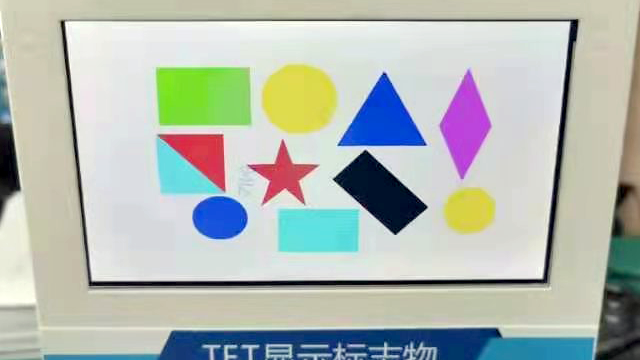
#> input picture 02-配套案例/03-机器视觉基础应用实训案例/20-图像形状识别项目实训/Shape.png, 640 x 360 px
$ python 01-imageCut.py
#> lines starting #> are read from the running program, lines starting #| are printed output that depends on the picture; after the words box and inside, x2 and y2 are one past the last pixel; in counts of white or black regions, pixels touching at a corner belong together
#> further down, input is the input picture: shape (360, 640, 3); mean B, G, R 179.6, 186.4, 178.9
import cv2 as cv
import numpy as np

def imgHandle(img):
        # 将原图像灰度化
        gray = cv.cvtColor(img, cv.COLOR_BGR2GRAY)
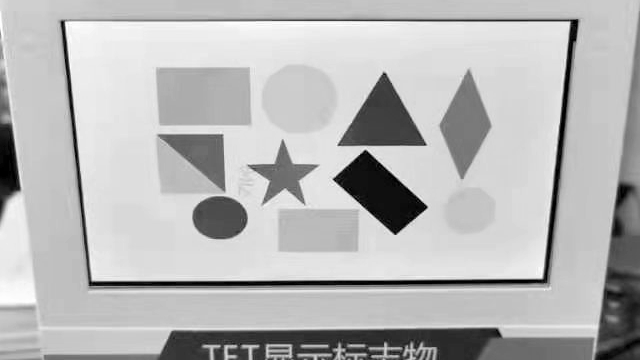
#> gray: shape (360, 640); min 0, max 255, mean 183.4
        # 平均滤波
        blur = cv.blur(gray, (5, 5))
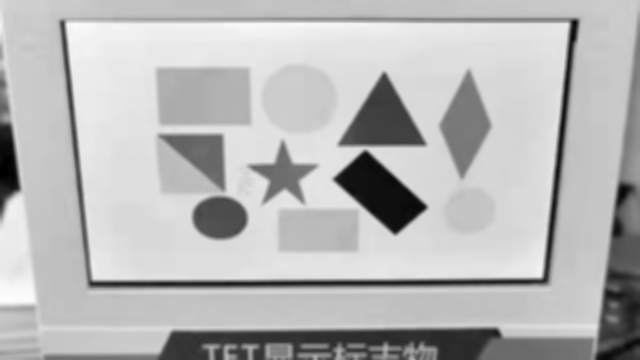
#> blur: shape (360, 640); min 0, max 253, mean 183.4
        # 简单阈值的二值化
        # ret, thresh = cv.threshold(blur, 0,255,cv.THRESH_BINARY | cv.THRESH_TRIANGLE)
        ret, thresh = cv.threshold(blur, 170, 255, cv.THRESH_BINARY)
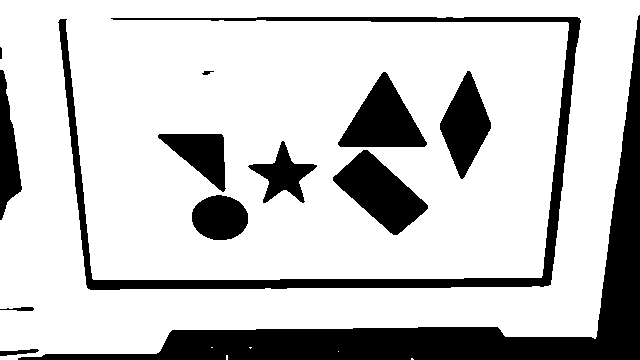
#> thresh: shape (360, 640); 78.1% white; 13 black regions
        cv.imshow('out1', thresh)
        # 查找轮廓
        contours, hierarchy = cv.findContours(thresh, cv.RETR_TREE, \
                                              cv.CHAIN_APPROX_SIMPLE)[-2:]
#> contours = 14 contours, 5 with area under 20; largest, box (x1, y1, x2, y2) and area: (0, 0, 640, 360) 205484, (57, 16, 582, 291) 11776, (332, 149, 429, 236) 4059, (337, 71, 428, 148) 3743, (439, 70, 492, 180) 3122
        print(len(contours))
#| 14
        # 找最大面积轮廓
        area_max = 0
        _cnt = None
        for cnt in contours:
            x, y, w, h = cv.boundingRect(cnt)
            area = cv.contourArea(cnt)
            if x < 5 or y < 5 or (gray.shape[1] - 5 <= x <= gray.shape[1]) or (gray.shape[0] - 5 <= y <= gray.shape[0]):
                print("过滤边框", x, y, w, h)
                continue
            if area > area_max:
                area_max = area
                _cnt = cnt
#> this loop made 14 passes
#> (x, y, w, h, area, area_max) on passes 7, 8, 14: (191, 194, 58, 47, 2051, 2051), (332, 149, 97, 87, 4059, 4059), (57, 16, 525, 275, 11776.5, 11776.5)
#> (x, y, w, h, area) on passes 6, 9, 10, 11, 12, 13: (0, 0, 640, 360, 205483.5), (247, 140, 71, 64, 1766.5), (157, 133, 70, 60, 2181.5), (337, 71, 91, 77, 3743), (439, 70, 53, 110, 3122.5), (201, 70, 14, 6, 42)
#| 过滤边框 411 358 3 2
#| 过滤边框 226 355 2 5
#| 过滤边框 0 0 640 360
#> after the loop, area_max = 11776.5
        # 直边界矩形
        x, y, w, h = cv.boundingRect(_cnt)
        print(x, y, w, h)
#| 57 16 525 275
        frame = img[y:h + y, x:w + x]
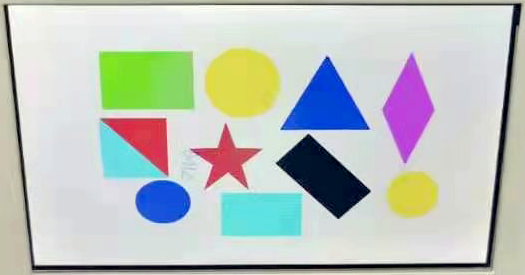
#> frame: shape (275, 525, 3); mean B, G, R 189.6, 195.1, 188
        return frame

input = cv.imread("Shape.png")
cv.imshow('input', input)
# 图像剪裁
out = imgHandle(input)
cv.imwrite("Shape1.png", out)  # 保存剪裁后的图像
cv.imshow('out', out)
cv.waitKey()
cv.destroyAllWindows()
